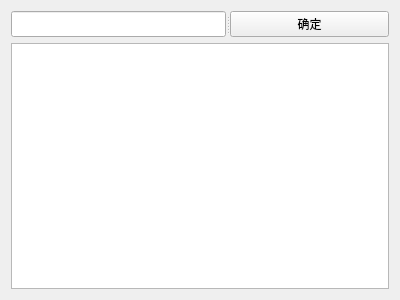
<?xml version="1.0" encoding="UTF-8"?>
<ui version="4.0">
 <class>Widget</class>
 <widget class="QWidget" name="Widget">
  <property name="geometry">
   <rect>
    <x>0</x>
    <y>0</y>
    <width>400</width>
    <height>300</height>
   </rect>
  </property>
  <property name="windowTitle">
   <string>Widget</string>
  </property>
  <layout class="QGridLayout" name="gridLayout">
   <item row="0" column="0">
    <widget class="QSplitter" name="splitter">
     <property name="orientation">
      <enum>Qt::Horizontal</enum>
     </property>
     <widget class="QLineEdit" name="lineEdit"/>
     <widget class="QPushButton" name="pushButton">
      <property name="text">
       <string>确定</string>
      </property>
     </widget>
    </widget>
   </item>
   <item row="1" column="0">
    <widget class="QTextEdit" name="textEdit"/>
   </item>
  </layout>
 </widget>
 <layoutdefault spacing="6" margin="11"/>
 <resources/>
 <connections/>
</ui>
